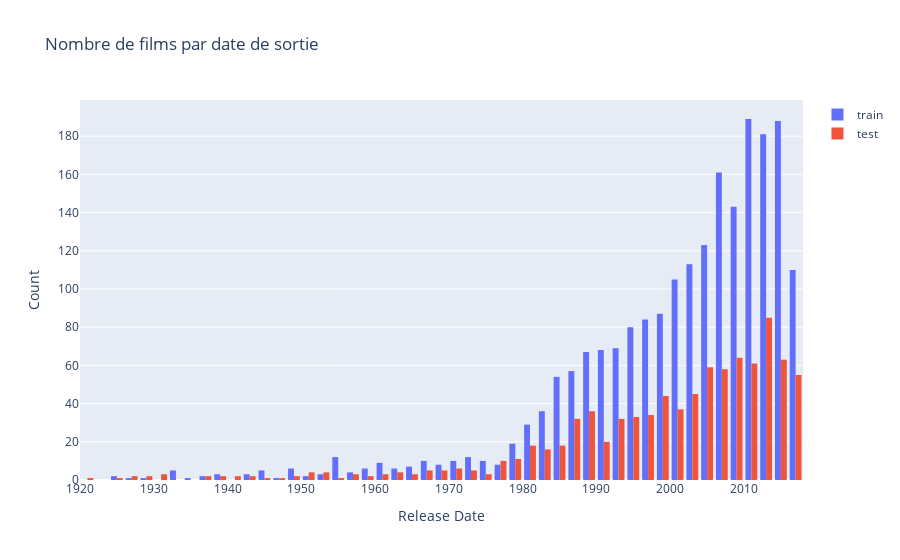

Notebook source saved alongside this figure:
### Code cell
# Après avoir prétraité les dates avec votre fonction `preprocess_dates`
train_df = preprocess_dates(train_df)
test_df = preprocess_dates(test_df)

# Compter le nombre de films par date de sortie
d1 = train_df['release_date'].value_counts().sort_index()
d2 = test_df['release_date'].value_counts().sort_index()

# Créer l'objet graphique
data = [go.Histogram(x=d1.index, y=d1.values, name='train', histfunc='sum'),
        go.Histogram(x=d2.index, y=d2.values, name='test', histfunc='sum')]

layout = go.Layout(
    title="Nombre de films par date de sortie",
    xaxis=dict(title='Release Date'),
    yaxis=dict(title='Count'),
    legend=dict(orientation="v")
)

# Afficher le graphique
py.iplot(dict(data=data, layout=layout))

### Figure 1 — Plotly figure (JSON) as saved in the notebook; plotly's stock layout.template omitted (floating-point values rounded to 4 significant figures; data arrays with more than 128 entries replaced by an {"elided": "..."} marker saying what was removed)
{"data": [{"histfunc": "sum", "name": "train", "x": {"elided": "1766 str values"}, "y": {"elided": "1766 int values"}, "type": "histogram"}, {"histfunc": "sum", "name": "test", "x": {"elided": "835 str values"}, "y": {"elided": "835 int values"}, "type": "histogram"}], "layout": {"legend": {"orientation": "v"}, "title": {"text": "Nombre de films par date de sortie"}, "xaxis": {"title": {"text": "Release Date"}, "type": "date", "range": ["1919-12-31 18:00", "2017-12-31 06:00"], "autorange": true}, "yaxis": {"title": {"text": "Count"}, "type": "linear", "range": [0, 198.9], "autorange": true}, "autosize": true}}
